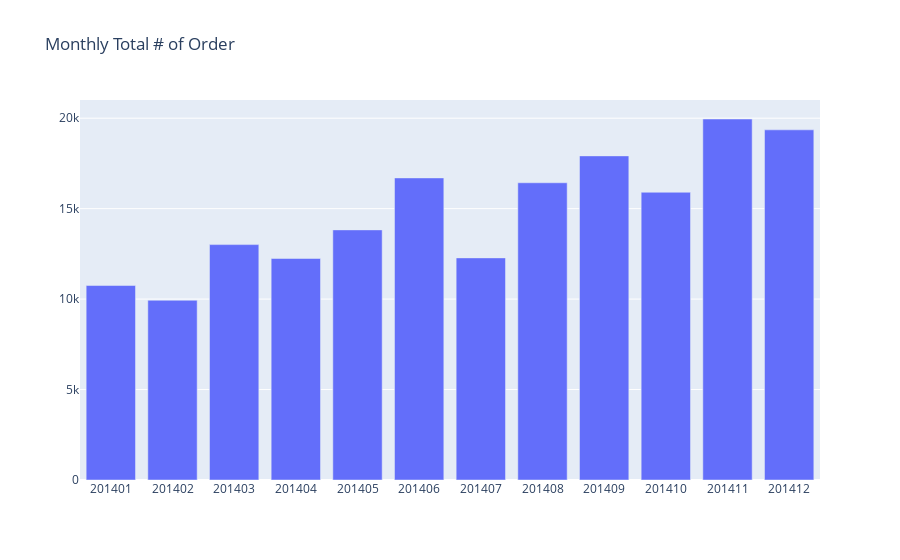

The code cell stored with this chart in its notebook:
### Markdown cell above
#### Monthly Orders

### Code cell
tx_monthly_orders = data.groupby('OrderYearMonth')['Quantity'].sum().reset_index()

#print the dataframe
tx_monthly_orders

#plot
plot_data = [
    go.Bar(
        x=tx_monthly_orders['OrderYearMonth'],
        y=tx_monthly_orders['Quantity'],
    )
]

plot_layout = go.Layout(
        xaxis={"type": "category"},
        title='Monthly Total # of Order'
    )

fig = go.Figure(data=plot_data, layout=plot_layout)
pyoff.iplot(fig)

### Figure 1 — Plotly figure (JSON) as saved in the notebook; plotly's stock layout.template omitted (floating-point values rounded to 4 significant figures)
{"data": [{"type": "bar", "x": [201401, 201402, 201403, 201404, 201405, 201406, 201407, 201408, 201409, 201410, 201411, 201412], "y": [10750, 9935, 13013, 12245, 13826, 16699, 12278, 16430, 17917, 15906, 19956, 19357]}], "layout": {"title": {"text": "Monthly Total # of Order"}, "xaxis": {"type": "category"}}}
